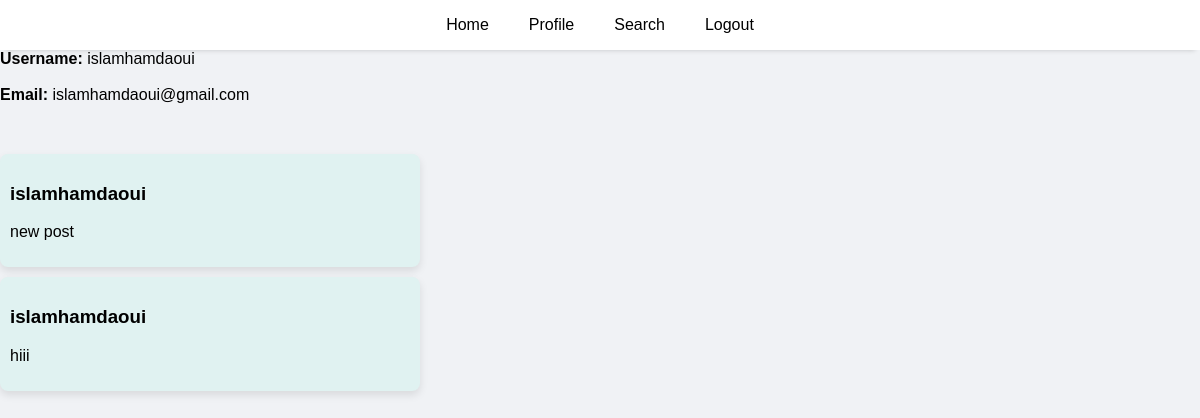
The app's page /info.php?id=1 (signed in) with its own data.
### tables this page shows
CREATE TABLE `users` (
  `id` int(5) NOT NULL,
  `username` varchar(50) NOT NULL,
  `password` varchar(50) NOT NULL,
  `email` varchar(50) NOT NULL,
  `pdp` enum('tiger','monkey') DEFAULT 'tiger'
);

CREATE TABLE `posts` (
  `id` int(11) NOT NULL,
  `user_id` int(11) DEFAULT NULL,
  `content` text DEFAULT NULL,
  `created_at` timestamp NOT NULL DEFAULT current_timestamp()
);

### info.php (the view, shortened to what this page needs)
<?php
 require("connection.php");
    $id = $_GET['id'];
 $select = $db -> prepare("SELECT * FROM users WHERE id=:id");
    $select -> execute(array(
        'id' => $id
    ));
    $data = $select->fetch();
?>
<!DOCTYPE html>
<html lang="en">
<head>
</head>
<body>
<?php
  require('header.php');
?>
    <b>Username: </b>
    <span><?php echo $data['username'];  ?></span> <br><br>
    <b>Email: </b>
    <span><?php echo $data['email'];  ?></span>
    <div class="posts">
    <?php
 $show = $db->prepare('SELECT posts.content, users.username
 FROM posts
 INNER JOIN users ON posts.user_id = users.id
 WHERE users.id=:id ORDER BY posts.created_at DESC');
$show->execute(array('id' => $id));
while ($data = $show->fetch(PDO::FETCH_ASSOC)){
    echo '<div class="post">';
    echo '<h3>' . htmlspecialchars($data['username']) . '</h3>';
    echo '<p>' . htmlspecialchars($data['content']) . '</p>';
    echo '</div>';
}
?>
    </div>
</body>
</html>

### header.php (style rules this page uses)
* { font-family: sans-serif; }
body { background-color: #f0f2f5; MARGIN: 0; }

### info.php (style rules this page uses)
.posts { margin-top: 50px; }
.post { width: 400px; padding: 10px; margin-bottom: 10px; background-color: #e0f2f1; border-radius: 8px; box-shadow: 0 4px 8px rgba(0, 0, 0, 0.1); }

### records on screen
users: username "islamhamdaoui", email "islamhamdaoui@gmail.com"
posts: user.username "islamhamdaoui", content "new post"
posts: user.username "islamhamdaoui", content "hiii"
